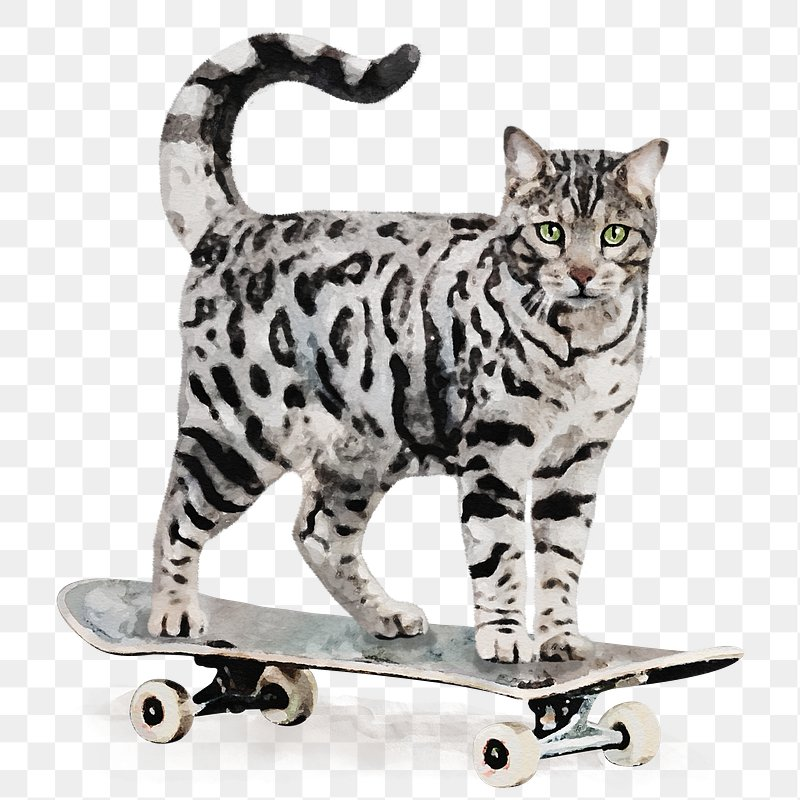
#> input picture 03/image.png, 800 x 800 px
$ python 02CV_crash.py
#> lines starting #> are read from the running program, lines starting #| are printed output that depends on the picture
import cv2
img = cv2.imread('image.png')
#> img is the input picture: shape (800, 800, 3); mean B, G, R 202.4, 204, 205.6
img = cv2.cvtColor(img, cv2.COLOR_BGR2RGB)
img = cv2.resize(img, (0, 0), fx=0.5, fy=0.5)
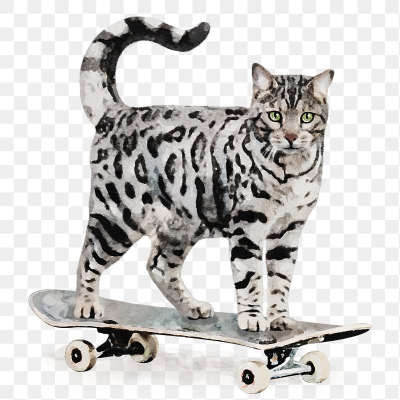
#> img: shape (400, 400, 3); mean R, G, B 205.7, 204.1, 202.5

img = cv2.rotate(img, cv2.ROTATE_90_CLOCKWISE)
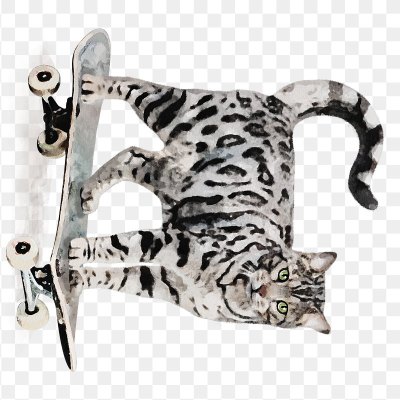
#> img: shape (400, 400, 3); mean R, G, B 205.7, 204.1, 202.5

cv2.imwrite('image_rotated.png', img)
cv2.imshow('Rotated Image', img)
cv2.waitKey(0)
cv2.destroyAllWindows()
